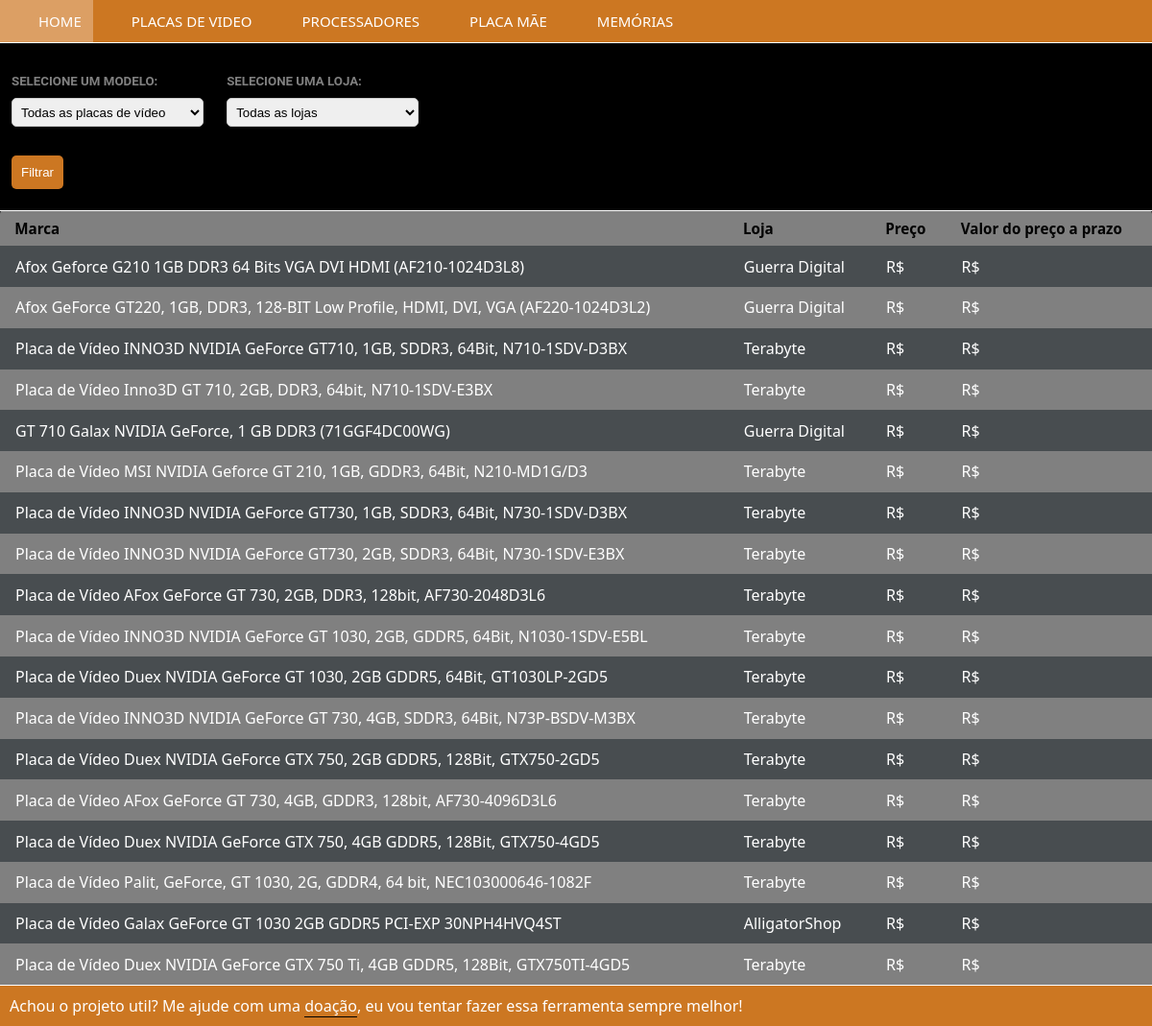
Screenshot of /placasdevideo/ with the database file from the repository.
### placasdevideo/models.py (models this page shows, shortened)
class SearchVGA(models.Model):
    marca = models.CharField(max_length=100)
    url_marca = models.CharField(max_length=100)
    loja = models.CharField(max_length=100)
    preco = models.DecimalField(max_digits=7, decimal_places=2)
    valor_preco_prazo = models.DecimalField(max_digits=7, decimal_places=2)
    preco_antigo = models.DecimalField(
        max_digits=7, decimal_places=2, default=0)  # type: ignore

### placasdevideo/views.py (the view)
# urls.py: path('', placasdevideo),
def placasdevideo(request):
    modelo = request.GET.get('select-modelo')
    loja = request.GET.get('select-loja')
    if modelo:
        resultados = SearchVGA.objects.filter(
            marca__icontains=modelo).exclude(preco=0).exclude(valor_preco_prazo=0).order_by('preco')  # noqa
    else:
        resultados = SearchVGA.objects.exclude(preco=0).exclude(
            valor_preco_prazo=0).order_by('preco')
    if loja:
        resultados = resultados.filter(loja__icontains=loja)
    resultados = resultados[:19]
    selecionados = {
        'modelo': modelo,
        'loja': loja,
    }
    return render(request, 'placasdevideo/pages/index.html', {'resultados': resultados, 'selecionados': selecionados})  # noqa

### placasdevideo/templatetags/custom_filters.py (called while the page is built)
@register.filter(name='format_price')
def format_price(value):
    return format_number(value, locale='pt_BR')

### placasdevideo/templates/placasdevideo/pages/index.html
{% include 'placasdevideo/partials/head.html' %}
{% include 'placasdevideo/partials/filter.html' %}
{% include 'placasdevideo/partials/footer.html' %}
</body>
</html>

### placasdevideo/templates/placasdevideo/partials/filter.html (shortened to what this page needs)
{% load custom_filters %}
<div class="filtros_formulario placadevideo">
  <form method='get' action='.'>
    <div class="input-group">
      <label for="select-modelo">
        <h5>Selecione um modelo:</h5>
      </label>
      <select id="select-modelo" name="select-modelo" class="select-menu">
        <option value="">Todas as placas de vídeo</option>
    </select>
  </div>
    <div class="input-group">
      <label for="select-loja">
        <h5>Selecione uma loja:</h5>
      </label>
      <select id="select-loja" name="select-loja" class="select-menu">
        <option value="">Todas as lojas</option>
      </select>
  </div>
    <br>
    <button type='submit'>Filtrar</button>
  </form>
</div>
<table>
  <thead>
      <tr>
          <th>Marca</th>
          <th>Loja</th>
          <th>Preço</th>
          <th>Valor do preço a prazo</th>
      </tr>
  </thead>
  <tbody>
      {% for resultado in resultados %}
      <tr>
          <td><a href="{{ resultado.url_marca }}" target="_blank">{{ resultado.marca }}</a></td>
          <td>{{ resultado.loja }}</td>
          <td>R${{ resultado.preco|floatformat:2|format_price }}</td>
          <td>R${{ resultado.valor_preco_prazo|floatformat:2|format_price }}</td>
      </tr>
      {% empty %}
      <tr>
          <td colspan="4">Nenhum modelo foi encontrado no banco de dados. &#128557;</td>
      </tr>
      {% endfor %}
  </tbody>
</table>

### base_static/global/css/global-style.css (style rules this page uses)
* { margin: 0; padding: 0; }
table { border-top: #ffffff 1px solid; border-collapse: collapse; width: 100%; font-family: system-ui, -apple-system, BlinkMacSystemFont, 'Segoe UI', Roboto, Oxygen, Ubuntu, Cantarell, 'Open Sans', 'Helvetica Neue', sans-serif ; text-align: left; }
table a:link { color: white; background-color: transparent; text-decoration: none; }
table { border-spacing: 0 5px; }
*, *:before, *:after { margin: 0; padding: 0; box-sizing: border-box; }
body { background: black; font-family: 'Open Sans', sans-serif; }
table { background: #808080; border-radius: 0.25em; }
th { border-bottom: 1px solid #808080; color: black; font-size: 0.95em; font-weight: 600; padding: 0.5em 1em; text-align: left; }
td { color: #fff; font-weight: 400; padding: 0.65em 1em; }
tbody tr:nth-child(odd) { background: #484d50; }
tbody tr:nth-child(even) { background: #808080; }
tbody tr { transition: background 0.20s ease; }
form { display: block; flex-wrap: wrap; justify-content: space-between; color: #808080; padding: 12px; display: block; text-transform: uppercase; }
form h5 { margin-bottom: 10px; font-family: 'Roboto', sans-serif; }
form label { display: block; margin-bottom: 5px; }
form input, form select { padding: 5px; border: 1px solid #ccc; border-radius: 5px; margin-bottom: 10px; }
form button { background-color: #cc7722; margin-top: 20px; margin-bottom: 10px; color: #fff; padding: 10px; border: none; border-radius: 5px; cursor: pointer; }
.input-group { display: inline-block; vertical-align: top; margin-right: 20px; }
.select-menu { display: inline-block; width: 200px; height: 30px; vertical-align: top; }

### rows the page displays
SearchVGA: marca "Afox Geforce G210 1GB DDR3 64 Bits VGA DVI HDMI (AF210-1024D3L8)", loja "Guerra Digital"
SearchVGA: marca "Afox GeForce GT220, 1GB, DDR3, 128-BIT Low Profile, HDMI, DVI, VGA (AF220-1024D3L2)", loja "Guerra Digital"
SearchVGA: marca "Placa de Vídeo INNO3D NVIDIA GeForce GT710, 1GB, SDDR3, 64Bit, N710-1SDV-D3BX", loja "Terabyte"
SearchVGA: marca "Placa de Vídeo Inno3D GT 710, 2GB, DDR3, 64bit, N710-1SDV-E3BX", loja "Terabyte"
SearchVGA: marca "GT 710 Galax NVIDIA GeForce, 1 GB DDR3 (71GGF4DC00WG)", loja "Guerra Digital"
SearchVGA: marca "Placa de Vídeo MSI NVIDIA Geforce GT 210, 1GB, GDDR3, 64Bit, N210-MD1G/D3", loja "Terabyte"
SearchVGA: marca "Placa de Vídeo INNO3D NVIDIA GeForce GT730, 1GB, SDDR3, 64Bit, N730-1SDV-D3BX", loja "Terabyte"
SearchVGA: marca "Placa de Vídeo INNO3D NVIDIA GeForce GT730, 2GB, SDDR3, 64Bit, N730-1SDV-E3BX", loja "Terabyte"
SearchVGA: marca "Placa de Vídeo AFox GeForce GT 730, 2GB, DDR3, 128bit, AF730-2048D3L6", loja "Terabyte"
SearchVGA: marca "Placa de Vídeo INNO3D NVIDIA GeForce GT 1030, 2GB, GDDR5, 64Bit, N1030-1SDV-E5BL", loja "Terabyte"
SearchVGA: marca "Placa de Vídeo Duex NVIDIA GeForce GT 1030, 2GB GDDR5, 64Bit, GT1030LP-2GD5", loja "Terabyte"
SearchVGA: marca "Placa de Vídeo INNO3D NVIDIA GeForce GT 730, 4GB, SDDR3, 64Bit, N73P-BSDV-M3BX", loja "Terabyte"
SearchVGA: marca "Placa de Vídeo Duex NVIDIA GeForce GTX 750, 2GB GDDR5, 128Bit, GTX750-2GD5", loja "Terabyte"
SearchVGA: marca "Placa de Vídeo AFox GeForce GT 730, 4GB, GDDR3, 128bit, AF730-4096D3L6", loja "Terabyte"
SearchVGA: marca "Placa de Vídeo Duex NVIDIA GeForce GTX 750, 4GB GDDR5, 128Bit, GTX750-4GD5", loja "Terabyte"
SearchVGA: marca "Placa de Vídeo Palit, GeForce, GT 1030, 2G, GDDR4, 64 bit, NEC103000646-1082F", loja "Terabyte"
SearchVGA: marca "Placa de Vídeo Galax GeForce GT 1030 2GB GDDR5 PCI-EXP 30NPH4HVQ4ST", loja "AlligatorShop"
SearchVGA: marca "Placa de Vídeo Duex NVIDIA GeForce GTX 750 Ti, 4GB GDDR5, 128Bit, GTX750TI-4GD5", loja "Terabyte"
